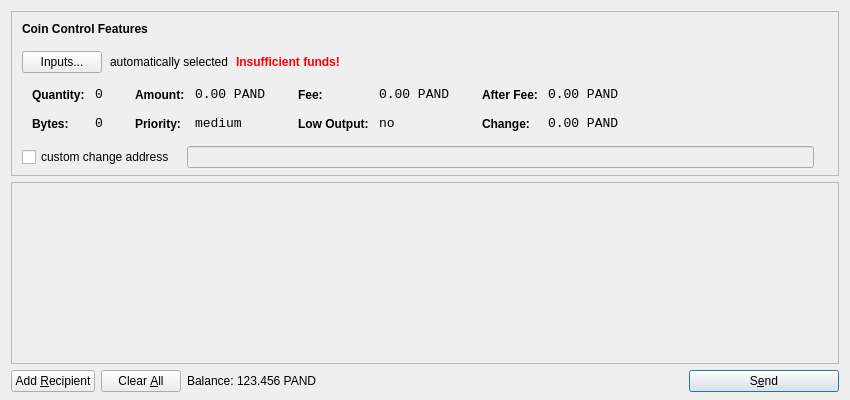
<?xml version="1.0" encoding="UTF-8"?>
<ui version="4.0">
 <class>SendCoinsDialog</class>
 <widget class="QDialog" name="SendCoinsDialog">
  <property name="geometry">
   <rect>
    <x>0</x>
    <y>0</y>
    <width>850</width>
    <height>400</height>
   </rect>
  </property>
  <property name="windowTitle">
   <string>Send Coins</string>
  </property>
  <layout class="QVBoxLayout" name="verticalLayout" stretch="0,1,0">
   <property name="bottomMargin">
    <number>8</number>
   </property>
   <item>
    <widget class="QFrame" name="frameCoinControl">
     <property name="sizePolicy">
      <sizepolicy hsizetype="Expanding" vsizetype="Expanding">
       <horstretch>0</horstretch>
       <verstretch>0</verstretch>
      </sizepolicy>
     </property>
     <property name="maximumSize">
      <size>
       <width>16777215</width>
       <height>16777215</height>
      </size>
     </property>
     <property name="frameShape">
      <enum>QFrame::StyledPanel</enum>
     </property>
     <property name="frameShadow">
      <enum>QFrame::Sunken</enum>
     </property>
     <layout class="QVBoxLayout" name="verticalLayoutCoinControl2">
      <property name="spacing">
       <number>6</number>
      </property>
      <property name="leftMargin">
       <number>0</number>
      </property>
      <property name="topMargin">
       <number>0</number>
      </property>
      <property name="rightMargin">
       <number>0</number>
      </property>
      <property name="bottomMargin">
       <number>6</number>
      </property>
      <item>
       <layout class="QVBoxLayout" name="verticalLayoutCoinControl" stretch="0,0,0,0,1">
        <property name="spacing">
         <number>0</number>
        </property>
        <property name="leftMargin">
         <number>10</number>
        </property>
        <property name="topMargin">
         <number>10</number>
        </property>
        <item>
         <layout class="QHBoxLayout" name="horizontalLayoutCoinControl1">
          <property name="bottomMargin">
           <number>15</number>
          </property>
          <item>
           <widget class="QLabel" name="labelCoinControlFeatures">
            <property name="sizePolicy">
             <sizepolicy hsizetype="Preferred" vsizetype="Maximum">
              <horstretch>0</horstretch>
              <verstretch>0</verstretch>
             </sizepolicy>
            </property>
            <property name="font">
             <font>
              <weight>75</weight>
              <bold>true</bold>
             </font>
            </property>
            <property name="styleSheet">
             <string notr="true">font-weight:bold;</string>
            </property>
            <property name="text">
             <string>Coin Control Features</string>
            </property>
           </widget>
          </item>
         </layout>
        </item>
        <item>
         <layout class="QHBoxLayout" name="horizontalLayoutCoinControl2" stretch="0,0,0,0">
          <property name="spacing">
           <number>8</number>
          </property>
          <property name="bottomMargin">
           <number>10</number>
          </property>
          <item>
           <widget class="QPushButton" name="pushButtonCoinControl">
            <property name="styleSheet">
             <string notr="true"/>
            </property>
            <property name="text">
             <string>Inputs...</string>
            </property>
           </widget>
          </item>
          <item>
           <widget class="QLabel" name="labelCoinControlAutomaticallySelected">
            <property name="text">
             <string>automatically selected</string>
            </property>
            <property name="margin">
             <number>5</number>
            </property>
           </widget>
          </item>
          <item>
           <widget class="QLabel" name="labelCoinControlInsuffFunds">
            <property name="font">
             <font>
              <weight>75</weight>
              <bold>true</bold>
             </font>
            </property>
            <property name="styleSheet">
             <string notr="true">color:red;font-weight:bold;</string>
            </property>
            <property name="text">
             <string>Insufficient funds!</string>
            </property>
            <property name="margin">
             <number>5</number>
            </property>
           </widget>
          </item>
          <item>
           <spacer name="horizontalSpacerCoinControl">
            <property name="orientation">
             <enum>Qt::Horizontal</enum>
            </property>
            <property name="sizeHint" stdset="0">
             <size>
              <width>40</width>
              <height>1</height>
             </size>
            </property>
           </spacer>
          </item>
         </layout>
        </item>
        <item>
         <widget class="QWidget" name="widgetCoinControl" native="true">
          <property name="sizePolicy">
           <sizepolicy hsizetype="Preferred" vsizetype="Preferred">
            <horstretch>0</horstretch>
            <verstretch>0</verstretch>
           </sizepolicy>
          </property>
          <property name="minimumSize">
           <size>
            <width>0</width>
            <height>0</height>
           </size>
          </property>
          <property name="styleSheet">
           <string notr="true"/>
          </property>
          <layout class="QHBoxLayout" name="horizontalLayoutCoinControl5">
           <property name="margin">
            <number>0</number>
           </property>
           <item>
            <layout class="QHBoxLayout" name="horizontalLayoutCoinControl3" stretch="0,0,0,1">
             <property name="spacing">
              <number>20</number>
             </property>
             <property name="topMargin">
              <number>0</number>
             </property>
             <property name="bottomMargin">
              <number>10</number>
             </property>
             <item>
              <layout class="QFormLayout" name="formLayoutCoinControl1">
               <property name="horizontalSpacing">
                <number>10</number>
               </property>
               <property name="verticalSpacing">
                <number>14</number>
               </property>
               <property name="leftMargin">
                <number>10</number>
               </property>
               <property name="topMargin">
                <number>4</number>
               </property>
               <property name="rightMargin">
                <number>6</number>
               </property>
               <item row="0" column="0">
                <widget class="QLabel" name="labelCoinControlQuantityText">
                 <property name="styleSheet">
                  <string notr="true">font-weight:bold;</string>
                 </property>
                 <property name="text">
                  <string>Quantity:</string>
                 </property>
                 <property name="margin">
                  <number>0</number>
                 </property>
                </widget>
               </item>
               <item row="0" column="1">
                <widget class="QLabel" name="labelCoinControlQuantity">
                 <property name="font">
                  <font>
                   <family>Monospace</family>
                   <pointsize>10</pointsize>
                  </font>
                 </property>
                 <property name="cursor">
                  <cursorShape>IBeamCursor</cursorShape>
                 </property>
                 <property name="contextMenuPolicy">
                  <enum>Qt::ActionsContextMenu</enum>
                 </property>
                 <property name="text">
                  <string notr="true">0</string>
                 </property>
                 <property name="margin">
                  <number>0</number>
                 </property>
                 <property name="textInteractionFlags">
                  <set>Qt::LinksAccessibleByMouse|Qt::TextSelectableByKeyboard|Qt::TextSelectableByMouse</set>
                 </property>
                </widget>
               </item>
               <item row="1" column="0">
                <widget class="QLabel" name="labelCoinControlBytesText">
                 <property name="styleSheet">
                  <string notr="true">font-weight:bold;</string>
                 </property>
                 <property name="text">
                  <string>Bytes:</string>
                 </property>
                </widget>
               </item>
               <item row="1" column="1">
                <widget class="QLabel" name="labelCoinControlBytes">
                 <property name="font">
                  <font>
                   <family>Monospace</family>
                   <pointsize>10</pointsize>
                  </font>
                 </property>
                 <property name="cursor">
                  <cursorShape>IBeamCursor</cursorShape>
                 </property>
                 <property name="contextMenuPolicy">
                  <enum>Qt::ActionsContextMenu</enum>
                 </property>
                 <property name="text">
                  <string notr="true">0</string>
                 </property>
                 <property name="textInteractionFlags">
                  <set>Qt::LinksAccessibleByMouse|Qt::TextSelectableByKeyboard|Qt::TextSelectableByMouse</set>
                 </property>
                </widget>
               </item>
              </layout>
             </item>
             <item>
              <layout class="QFormLayout" name="formLayoutCoinControl2">
               <property name="horizontalSpacing">
                <number>10</number>
               </property>
               <property name="verticalSpacing">
                <number>14</number>
               </property>
               <property name="leftMargin">
                <number>6</number>
               </property>
               <property name="topMargin">
                <number>4</number>
               </property>
               <property name="rightMargin">
                <number>6</number>
               </property>
               <item row="0" column="0">
                <widget class="QLabel" name="labelCoinControlAmountText">
                 <property name="styleSheet">
                  <string notr="true">font-weight:bold;</string>
                 </property>
                 <property name="text">
                  <string>Amount:</string>
                 </property>
                 <property name="margin">
                  <number>0</number>
                 </property>
                </widget>
               </item>
               <item row="0" column="1">
                <widget class="QLabel" name="labelCoinControlAmount">
                 <property name="font">
                  <font>
                   <family>Monospace</family>
                   <pointsize>10</pointsize>
                  </font>
                 </property>
                 <property name="cursor">
                  <cursorShape>IBeamCursor</cursorShape>
                 </property>
                 <property name="contextMenuPolicy">
                  <enum>Qt::ActionsContextMenu</enum>
                 </property>
                 <property name="text">
                  <string notr="true">0.00 PAND</string>
                 </property>
                 <property name="textInteractionFlags">
                  <set>Qt::LinksAccessibleByMouse|Qt::TextSelectableByKeyboard|Qt::TextSelectableByMouse</set>
                 </property>
                </widget>
               </item>
               <item row="1" column="0">
                <widget class="QLabel" name="labelCoinControlPriorityText">
                 <property name="styleSheet">
                  <string notr="true">font-weight:bold;</string>
                 </property>
                 <property name="text">
                  <string>Priority:</string>
                 </property>
                </widget>
               </item>
               <item row="1" column="1">
                <widget class="QLabel" name="labelCoinControlPriority">
                 <property name="font">
                  <font>
                   <family>Monospace</family>
                   <pointsize>10</pointsize>
                  </font>
                 </property>
                 <property name="cursor">
                  <cursorShape>IBeamCursor</cursorShape>
                 </property>
                 <property name="contextMenuPolicy">
                  <enum>Qt::ActionsContextMenu</enum>
                 </property>
                 <property name="text">
                  <string>medium</string>
                 </property>
                 <property name="textInteractionFlags">
                  <set>Qt::LinksAccessibleByMouse|Qt::TextSelectableByKeyboard|Qt::TextSelectableByMouse</set>
                 </property>
                </widget>
               </item>
              </layout>
             </item>
             <item>
              <layout class="QFormLayout" name="formLayoutCoinControl3">
               <property name="horizontalSpacing">
                <number>10</number>
               </property>
               <property name="verticalSpacing">
                <number>14</number>
               </property>
               <property name="leftMargin">
                <number>6</number>
               </property>
               <property name="topMargin">
                <number>4</number>
               </property>
               <property name="rightMargin">
                <number>6</number>
               </property>
               <item row="0" column="0">
                <widget class="QLabel" name="labelCoinControlFeeText">
                 <property name="styleSheet">
                  <string notr="true">font-weight:bold;</string>
                 </property>
                 <property name="text">
                  <string>Fee:</string>
                 </property>
                 <property name="margin">
                  <number>0</number>
                 </property>
                </widget>
               </item>
               <item row="0" column="1">
                <widget class="QLabel" name="labelCoinControlFee">
                 <property name="font">
                  <font>
                   <family>Monospace</family>
                   <pointsize>10</pointsize>
                  </font>
                 </property>
                 <property name="cursor">
                  <cursorShape>IBeamCursor</cursorShape>
                 </property>
                 <property name="contextMenuPolicy">
                  <enum>Qt::ActionsContextMenu</enum>
                 </property>
                 <property name="text">
                  <string notr="true">0.00 PAND</string>
                 </property>
                 <property name="textInteractionFlags">
                  <set>Qt::LinksAccessibleByMouse|Qt::TextSelectableByKeyboard|Qt::TextSelectableByMouse</set>
                 </property>
                </widget>
               </item>
               <item row="1" column="0">
                <widget class="QLabel" name="labelCoinControlLowOutputText">
                 <property name="styleSheet">
                  <string notr="true">font-weight:bold;</string>
                 </property>
                 <property name="text">
                  <string>Low Output:</string>
                 </property>
                </widget>
               </item>
               <item row="1" column="1">
                <widget class="QLabel" name="labelCoinControlLowOutput">
                 <property name="font">
                  <font>
                   <family>Monospace</family>
                   <pointsize>10</pointsize>
                  </font>
                 </property>
                 <property name="cursor">
                  <cursorShape>IBeamCursor</cursorShape>
                 </property>
                 <property name="contextMenuPolicy">
                  <enum>Qt::ActionsContextMenu</enum>
                 </property>
                 <property name="text">
                  <string>no</string>
                 </property>
                 <property name="textInteractionFlags">
                  <set>Qt::LinksAccessibleByMouse|Qt::TextSelectableByKeyboard|Qt::TextSelectableByMouse</set>
                 </property>
                </widget>
               </item>
              </layout>
             </item>
             <item>
              <layout class="QFormLayout" name="formLayoutCoinControl4">
               <property name="horizontalSpacing">
                <number>10</number>
               </property>
               <property name="verticalSpacing">
                <number>14</number>
               </property>
               <property name="leftMargin">
                <number>6</number>
               </property>
               <property name="topMargin">
                <number>4</number>
               </property>
               <property name="rightMargin">
                <number>6</number>
               </property>
               <item row="0" column="0">
                <widget class="QLabel" name="labelCoinControlAfterFeeText">
                 <property name="styleSheet">
                  <string notr="true">font-weight:bold;</string>
                 </property>
                 <property name="text">
                  <string>After Fee:</string>
                 </property>
                 <property name="margin">
                  <number>0</number>
                 </property>
                </widget>
               </item>
               <item row="0" column="1">
                <widget class="QLabel" name="labelCoinControlAfterFee">
                 <property name="font">
                  <font>
                   <family>Monospace</family>
                   <pointsize>10</pointsize>
                  </font>
                 </property>
                 <property name="cursor">
                  <cursorShape>IBeamCursor</cursorShape>
                 </property>
                 <property name="contextMenuPolicy">
                  <enum>Qt::ActionsContextMenu</enum>
                 </property>
                 <property name="text">
                  <string notr="true">0.00 PAND</string>
                 </property>
                 <property name="textInteractionFlags">
                  <set>Qt::LinksAccessibleByMouse|Qt::TextSelectableByKeyboard|Qt::TextSelectableByMouse</set>
                 </property>
                </widget>
               </item>
               <item row="1" column="0">
                <widget class="QLabel" name="labelCoinControlChangeText">
                 <property name="styleSheet">
                  <string notr="true">font-weight:bold;</string>
                 </property>
                 <property name="text">
                  <string>Change:</string>
                 </property>
                </widget>
               </item>
               <item row="1" column="1">
                <widget class="QLabel" name="labelCoinControlChange">
                 <property name="font">
                  <font>
                   <family>Monospace</family>
                   <pointsize>10</pointsize>
                  </font>
                 </property>
                 <property name="cursor">
                  <cursorShape>IBeamCursor</cursorShape>
                 </property>
                 <property name="contextMenuPolicy">
                  <enum>Qt::ActionsContextMenu</enum>
                 </property>
                 <property name="text">
                  <string notr="true">0.00 PAND</string>
                 </property>
                 <property name="textInteractionFlags">
                  <set>Qt::LinksAccessibleByMouse|Qt::TextSelectableByKeyboard|Qt::TextSelectableByMouse</set>
                 </property>
                </widget>
               </item>
              </layout>
             </item>
            </layout>
           </item>
          </layout>
         </widget>
        </item>
        <item>
         <layout class="QHBoxLayout" name="horizontalLayoutCoinControl4" stretch="0,0,0">
          <property name="spacing">
           <number>12</number>
          </property>
          <property name="sizeConstraint">
           <enum>QLayout::SetDefaultConstraint</enum>
          </property>
          <property name="topMargin">
           <number>5</number>
          </property>
          <property name="rightMargin">
           <number>5</number>
          </property>
          <item>
           <widget class="QCheckBox" name="checkBoxCoinControlChange">
            <property name="text">
             <string>custom change address</string>
            </property>
           </widget>
          </item>
          <item>
           <widget class="QLineEdit" name="lineEditCoinControlChange">
            <property name="enabled">
             <bool>false</bool>
            </property>
            <property name="sizePolicy">
             <sizepolicy hsizetype="Expanding" vsizetype="Fixed">
              <horstretch>0</horstretch>
              <verstretch>0</verstretch>
             </sizepolicy>
            </property>
           </widget>
          </item>
          <item>
           <widget class="QLabel" name="labelCoinControlChangeLabel">
            <property name="sizePolicy">
             <sizepolicy hsizetype="Preferred" vsizetype="Expanding">
              <horstretch>0</horstretch>
              <verstretch>0</verstretch>
             </sizepolicy>
            </property>
            <property name="minimumSize">
             <size>
              <width>0</width>
              <height>0</height>
             </size>
            </property>
            <property name="text">
             <string/>
            </property>
            <property name="margin">
             <number>3</number>
            </property>
           </widget>
          </item>
         </layout>
        </item>
        <item>
         <spacer name="verticalSpacerCoinControl">
          <property name="orientation">
           <enum>Qt::Vertical</enum>
          </property>
          <property name="sizeHint" stdset="0">
           <size>
            <width>800</width>
            <height>1</height>
           </size>
          </property>
         </spacer>
        </item>
       </layout>
      </item>
     </layout>
    </widget>
   </item>
   <item>
    <widget class="QScrollArea" name="scrollArea">
     <property name="widgetResizable">
      <bool>true</bool>
     </property>
     <widget class="QWidget" name="scrollAreaWidgetContents">
      <property name="geometry">
       <rect>
        <x>0</x>
        <y>0</y>
        <width>830</width>
        <height>154</height>
       </rect>
      </property>
      <layout class="QVBoxLayout" name="verticalLayout_2">
       <property name="margin">
        <number>0</number>
       </property>
       <item>
        <layout class="QVBoxLayout" name="entries">
         <property name="spacing">
          <number>6</number>
         </property>
        </layout>
       </item>
       <item>
        <spacer name="verticalSpacer">
         <property name="orientation">
          <enum>Qt::Vertical</enum>
         </property>
         <property name="sizeHint" stdset="0">
          <size>
           <width>20</width>
           <height>40</height>
          </size>
         </property>
        </spacer>
       </item>
      </layout>
     </widget>
    </widget>
   </item>
   <item>
    <layout class="QHBoxLayout" name="horizontalLayout">
     <item>
      <widget class="QPushButton" name="addButton">
       <property name="toolTip">
        <string>Send to multiple recipients at once</string>
       </property>
       <property name="text">
        <string>Add &amp;Recipient</string>
       </property>
       <property name="icon">
        <iconset resource="../bitcoin.qrc">
         <normaloff>:/icons/add</normaloff>:/icons/add</iconset>
       </property>
       <property name="autoDefault">
        <bool>false</bool>
       </property>
      </widget>
     </item>
     <item>
      <widget class="QPushButton" name="clearButton">
       <property name="sizePolicy">
        <sizepolicy hsizetype="Minimum" vsizetype="Fixed">
         <horstretch>0</horstretch>
         <verstretch>0</verstretch>
        </sizepolicy>
       </property>
       <property name="toolTip">
        <string>Remove all transaction fields</string>
       </property>
       <property name="text">
        <string>Clear &amp;All</string>
       </property>
       <property name="icon">
        <iconset resource="../bitcoin.qrc">
         <normaloff>:/icons/remove</normaloff>:/icons/remove</iconset>
       </property>
       <property name="autoRepeatDelay">
        <number>300</number>
       </property>
       <property name="autoDefault">
        <bool>false</bool>
       </property>
      </widget>
     </item>
     <item>
      <layout class="QHBoxLayout" name="horizontalLayout_2">
       <property name="spacing">
        <number>3</number>
       </property>
       <item>
        <widget class="QLabel" name="label">
         <property name="text">
          <string>Balance:</string>
         </property>
        </widget>
       </item>
       <item>
        <widget class="QLabel" name="labelBalance">
         <property name="cursor">
          <cursorShape>IBeamCursor</cursorShape>
         </property>
         <property name="text">
          <string>123.456 PAND</string>
         </property>
         <property name="textInteractionFlags">
          <set>Qt::LinksAccessibleByMouse|Qt::TextSelectableByKeyboard|Qt::TextSelectableByMouse</set>
         </property>
        </widget>
       </item>
      </layout>
     </item>
     <item>
      <spacer name="horizontalSpacer">
       <property name="orientation">
        <enum>Qt::Horizontal</enum>
       </property>
       <property name="sizeHint" stdset="0">
        <size>
         <width>40</width>
         <height>20</height>
        </size>
       </property>
      </spacer>
     </item>
     <item>
      <widget class="QPushButton" name="sendButton">
       <property name="minimumSize">
        <size>
         <width>150</width>
         <height>0</height>
        </size>
       </property>
       <property name="toolTip">
        <string>Confirm the send action</string>
       </property>
       <property name="text">
        <string>S&amp;end</string>
       </property>
       <property name="icon">
        <iconset resource="../bitcoin.qrc">
         <normaloff>:/icons/send</normaloff>:/icons/send</iconset>
       </property>
       <property name="default">
        <bool>true</bool>
       </property>
      </widget>
     </item>
    </layout>
   </item>
  </layout>
 </widget>
 <resources>
  <include location="../bitcoin.qrc"/>
 </resources>
 <connections/>
</ui>
